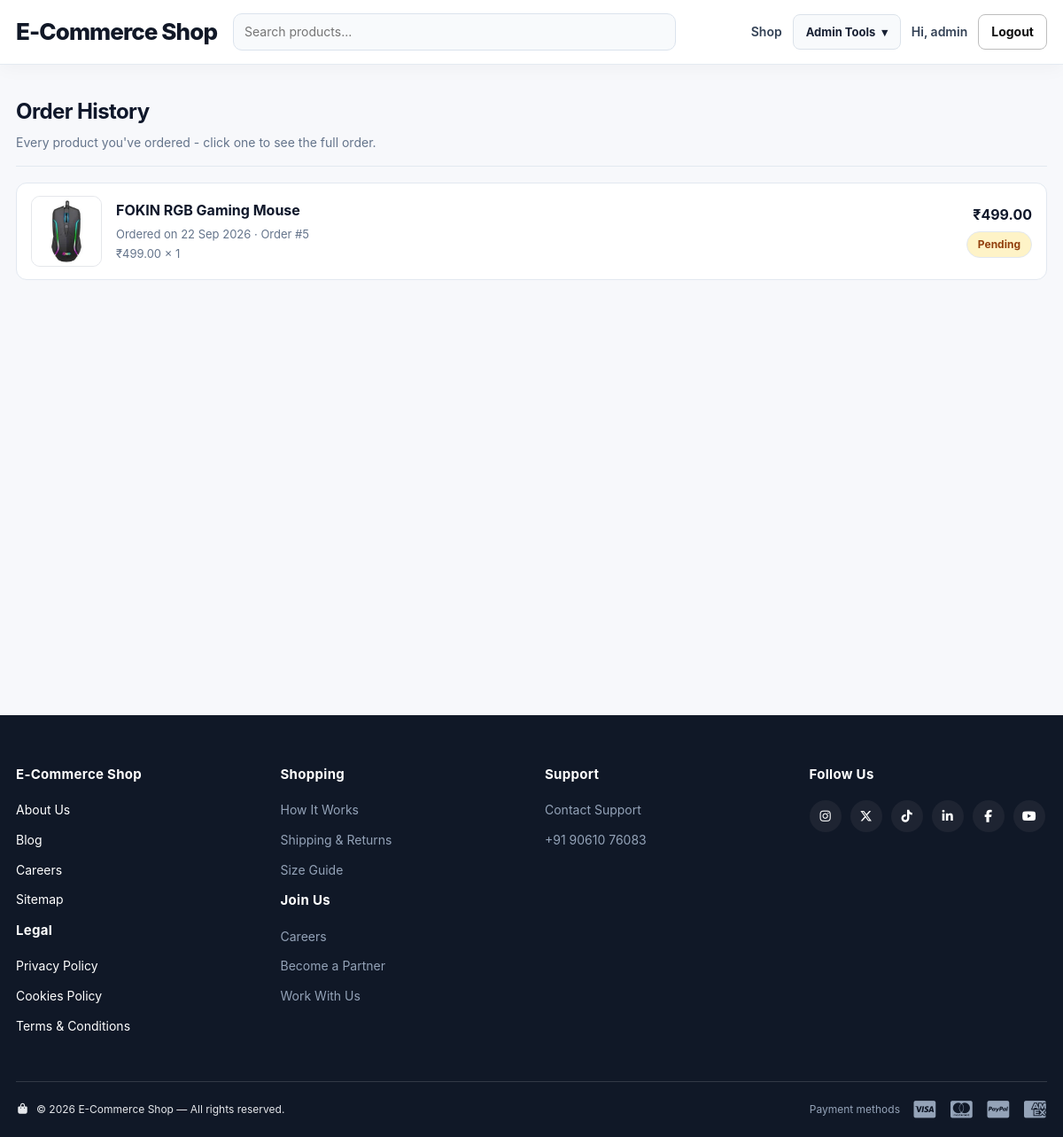
Page /orders/ (signed in) on the committed database.
### orders/models.py (models this page shows, shortened)
class OrderItem(models.Model):
    order = models.ForeignKey(
        Order,
        on_delete=models.CASCADE,
        related_name='items'
    )
    product = models.ForeignKey(
        'products.Product',
        on_delete=models.CASCADE
    )
    variant = models.ForeignKey('products.ProductVariant', on_delete=models.SET_NULL, null=True, blank=True, related_name='order_items')
    quantity = models.PositiveIntegerField()
    price = models.DecimalField(max_digits=10, decimal_places=2)
    is_cancelled = models.BooleanField(default=False)
    @property
    def line_total(self):
        return self.price * self.quantity

class Order(models.Model):
    STATUS_PENDING = 'Pending'
    STATUS_CONFIRMED = 'Confirmed'
    STATUS_SHIPPED = 'Shipped'
    STATUS_DELIVERED = 'Delivered'
    STATUS_CANCELLED = 'Cancelled'
    STATUS_CHOICES = [
        (STATUS_PENDING, 'Pending'),
        (STATUS_CONFIRMED, 'Confirmed'),
        (STATUS_SHIPPED, 'Shipped'),
        (STATUS_DELIVERED, 'Delivered'),
        (STATUS_CANCELLED, 'Cancelled'),
    ]
    user = models.ForeignKey(User, on_delete=models.CASCADE)
    name = models.CharField(max_length=100)
    email = models.EmailField()
    phone = models.CharField(max_length=20)
    address = models.TextField()
    total_amount = models.DecimalField(
        max_digits=10,
        decimal_places=2
    )
    SHIPPING_FREE = 'free'
    SHIPPING_EXPRESS = 'express'
    SHIPPING_CHOICES = [
        (SHIPPING_FREE, 'Free Shipping'),
        (SHIPPING_EXPRESS, 'Express Shipping'),
    ]
    shipping_method = models.CharField(
        max_length=20,
        choices=SHIPPING_CHOICES,
        default=SHIPPING_FREE
    )
    shipping_cost = models.DecimalField(
        max_digits=8,
        decimal_places=2,
        default=0
    )
    payment_method = models.CharField(
        max_length=50,
        default='cod'
    )
    payment_status = models.CharField(
        max_length=50,
        default='Pending'
    )
    status = models.CharField(
        max_length=50,
        choices=STATUS_CHOICES,
        default=STATUS_PENDING
    )
    razorpay_order_id = models.CharField(max_length=100, blank=True, default='')
    razorpay_payment_id = models.CharField(max_length=100, blank=True, default='')
    tracking_number = models.CharField(max_length=120, blank=True, default='')
    courier_name = models.CharField(max_length=120, blank=True, default='')
    estimated_delivery = models.DateField(null=True, blank=True)
    coupon = models.ForeignKey('orders.Coupon', on_delete=models.SET_NULL, null=True, blank=True, related_name='orders')
    discount_amount = models.DecimalField(max_digits=10, decimal_places=2, default=0)
    cancellation_reason = models.CharField(max_length=255, blank=True, default='')
    created_at = models.DateTimeField(auto_now_add=True)

### products/models.py (models this page shows, shortened)
class Product(models.Model):
    category = models.ForeignKey(
        Category,
        on_delete=models.CASCADE,
        related_name='products'
    )
    name = models.CharField(max_length=200)
    description = models.TextField()
    price = models.DecimalField(max_digits=10, decimal_places=2)
    discount_percent = models.PositiveSmallIntegerField(default=0)
    discount_ends_at = models.DateTimeField(null=True, blank=True)
    image = models.ImageField(upload_to='products/', blank=True, null=True)
    stock = models.PositiveIntegerField(default=0)
    is_available = models.BooleanField(default=True)
    is_returnable = models.BooleanField(default=False)
    is_replaceable = models.BooleanField(default=False)
    created_at = models.DateTimeField(auto_now_add=True)
    updated_at = models.DateTimeField(auto_now=True)
    vector_data = models.JSONField(default=dict, blank=True)
    rating_average = models.DecimalField(max_digits=3, decimal_places=2, default=0)
    rating_count = models.PositiveIntegerField(default=0)

### orders/views.py (the view)
# urls.py: path('orders/', views.order_history, name='order_history'),
@login_required
def order_history(request):
    orders = Order.objects.filter(
        user=request.user
    ).order_by('-created_at')
    order_items = OrderItem.objects.filter(
        order__user=request.user
    ).select_related('product', 'order').order_by('-order__created_at', '-id')
    orders_page = Paginator(orders, 12).get_page(request.GET.get('page'))
    items_page = Paginator(order_items, 12).get_page(request.GET.get('items_page'))
    return render(
        request,
        'orders/order_history.html',
        {'orders': orders_page.object_list, 'orders_page': orders_page, 'order_items': items_page.object_list, 'items_page': items_page}
    )

### cart/context_processors.py (called while the page is built)
def cart_count(request):
    if not request.user.is_authenticated:
        return {'cart_count': 0}
    from .models import Cart
    cart = Cart.objects.filter(user=request.user).first()
    if not cart:
        return {'cart_count': 0}
    cart_items = cart.items.all()
    return {
        'cart_count': sum(item.quantity for item in cart_items),
        'cart_product_ids': list(cart_items.values_list('product_id', flat=True)),
    }

### storeextras/actor_context.py (called while the page is built)
    def __call__(self, request):
        token = _current_actor.set(getattr(request, 'user', None))
        try:
            return self.get_response(request)
        finally:
            _current_actor.reset(token)

### orders/templates/orders/order_history.html (shortened to what this page needs)
{% extends "base.html" %}
{% block content %}
<div class="container">
    <div class="section-head">
        <div>
            <h2>Order History</h2>
            <p>Every product you've ordered - click one to see the full order.</p>
        </div>
    </div>
    {% if order_items %}
        {% include "orders/_order_history_items.html" %}
    {% endif %}
</div>
{% endblock %}

### templates/base.html (shortened to what this page needs)
{% load static %}
<!DOCTYPE html>
<html lang="en">
<head>
    <link rel="stylesheet" href="{% static 'css/style.css' %}?v=20261102_filtercard">
    <link rel="stylesheet" href="https://cdnjs.cloudflare.com/ajax/libs/font-awesome/7.0.1/css/all.min.css"
>
</head>
<body>
<header class="navbar">
    <div class="container nav-inner">
        <a class="brand" href="{% url 'products:home' %}">E-Commerce Shop</a>
        <form class="nav-search" method="get" action="{% url 'products:home' %}">
            <input type="search" name="q" placeholder="Search products..." value="{{ request.GET.q }}">
        </form>
        <nav class="nav-links">
            <a href="{% url 'products:home' %}">Shop</a>
            {% if user.is_authenticated %}
                {% if user.is_staff %}
                    <details class="nav-dropdown">
                        <summary aria-label="Open admin tools">Admin Tools <span aria-hidden="true">▾</span></summary>
                    </details>
                {% endif %}
                <a class="hide-mobile" href="{% url 'profile' %}">Hi, {{ user.username }}</a>
                <form method="post" action="{% url 'logout' %}" style="display:inline">
                    <button class="btn btn-outline" type="submit">Logout</button>
                </form>
            {% else %}
                <a href="{% url 'login' %}">Login</a>
                <a class="btn btn-primary" href="{% url 'register' %}">Sign Up</a>
            {% endif %}
        </nav>
    </div>
</header>
<main>
{% block content %}{% endblock %}
</main>
<footer class="site-footer">
    <div class="container footer-top">
        <div class="footer-col footer-white">
            <h4>E-Commerce Shop</h4>
            <a href="#">About Us</a>
            <a href="#">Blog</a>
            <a href="#">Careers</a>
            <a href="#">Sitemap</a>
            <h4 class="footer-subhead">Legal</h4>
            <a href="#">Privacy Policy</a>
            <a href="#">Cookies Policy</a>
            <a href="#">Terms &amp; Conditions</a>
        </div>
        <div class="footer-col">
            <h4>Shopping</h4>
            <a href="{% url 'products:home' %}">How It Works</a>
            <a href="#">Shipping &amp; Returns</a>
            <a href="#">Size Guide</a>
            <h4 class="footer-subhead">Join Us</h4>
            <a href="#">Careers</a>
            <a href="#">Become a Partner</a>
            <a href="#">Work With Us</a>
        </div>
        <div class="footer-col">
            <h4>Support</h4>
            <a href="#">Contact Support</a>
            <a href="#"> +91 90610 76083</a>
        </div>
        <div class="footer-col">
            <h4 class="footer-subhead">Follow Us</h4>
            <div class="footer-social">
                <a href="#" aria-label="Instagram"><i class="fa-brands fa-instagram"></i></a>
                <a href="#" aria-label="Twitter"><i class="fa-brands fa-x-twitter"></i></a>
                <a href="#" aria-label="TikTok"><i class="fa-brands fa-tiktok"></i></a>
                <a href="#" aria-label="LinkedIn"><i class="fa-brands fa-linkedin-in"></i></a>
                <a href="#" aria-label="Facebook"><i class="fa-brands fa-facebook-f"></i></a>
                <a href="#" aria-label="YouTube"><i class="fa-brands fa-youtube"></i></a>
            </div>
        </div>
    </div>
    <div class="container footer-bottom">
        <p class="footer-copyright">
            <i class="fa-solid fa-bag-shopping"></i>
            &copy; {% now "Y" %} E-Commerce Shop — All rights reserved.
        </p>
        <div class="footer-payments">
            <span class="footer-payments-label">Payment methods</span>
            <i class="fa-brands fa-cc-visa"></i>
            <i class="fa-brands fa-cc-mastercard"></i>
            <i class="fa-brands fa-cc-paypal"></i>
            <i class="fa-brands fa-cc-amex"></i>
        </div>
    </div>
</footer>
</body>
</html>

### orders/templates/orders/_order_history_items.html (shortened to what this page needs)
<div class="history-list">
    {% for item in order_items %}
    <a class="history-item" href="{% url 'order_detail' item.order.id %}">
        {% if item.product.image %}
            <img src="{{ item.product.image.url }}" class="history-item-image" alt="{{ item.product.name }}">
        {% else %}
            <div class="history-item-image history-item-image-empty"></div>
        {% endif %}
        <div class="history-item-info">
            <div class="history-item-name">{{ item.product.name }}</div>
            <div class="history-item-meta">Ordered on {{ item.order.created_at|date:"d M Y" }} &middot; Order #{{ item.order.id }}</div>
            <div class="history-item-meta">₹{{ item.price|floatformat:2 }} &times; {{ item.quantity }}</div>
        </div>
        <div class="history-item-side">
            <div class="history-item-value">₹{{ item.line_total|floatformat:2 }}</div>
            <span class="pill order-status-{{ item.order.status|lower }}">{{ item.order.get_status_display }}</span>
        </div>
    </a>
    {% endfor %}
</div>

### rows in the picture
OrderItem: product.image (picture), product.name "FOKIN RGB Gaming Mouse", order.created_at "22 Sep 2026", order.id "5", price "499.00", quantity "1", line_total "499.00", order.status "Pending"

### other values in the picture
{{ user.username }} "admin"
